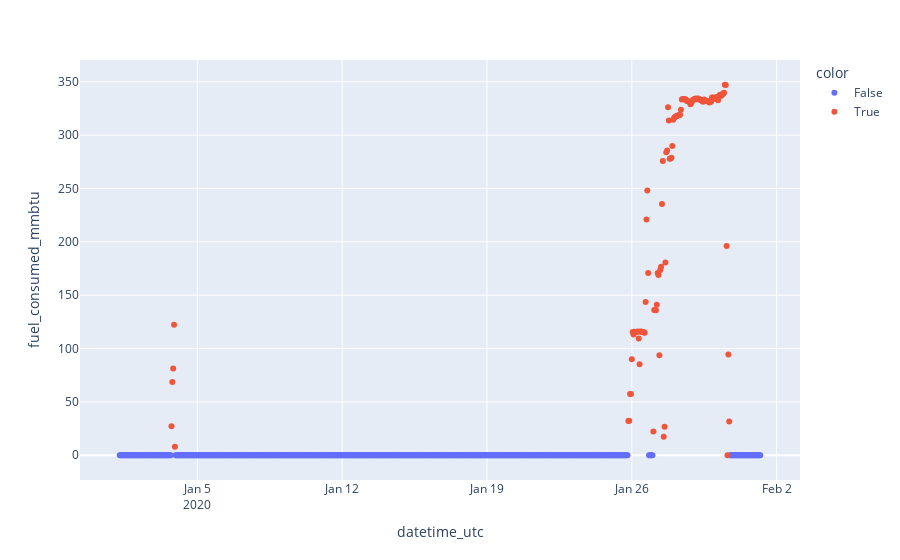

Source (notebook cell):
### Code cell
toplot = cems_filtered.loc[(3,1)]
px.scatter(toplot, x="datetime_utc", y="fuel_consumed_mmbtu", color=checked["fuel_consumed_mmbtu"])
